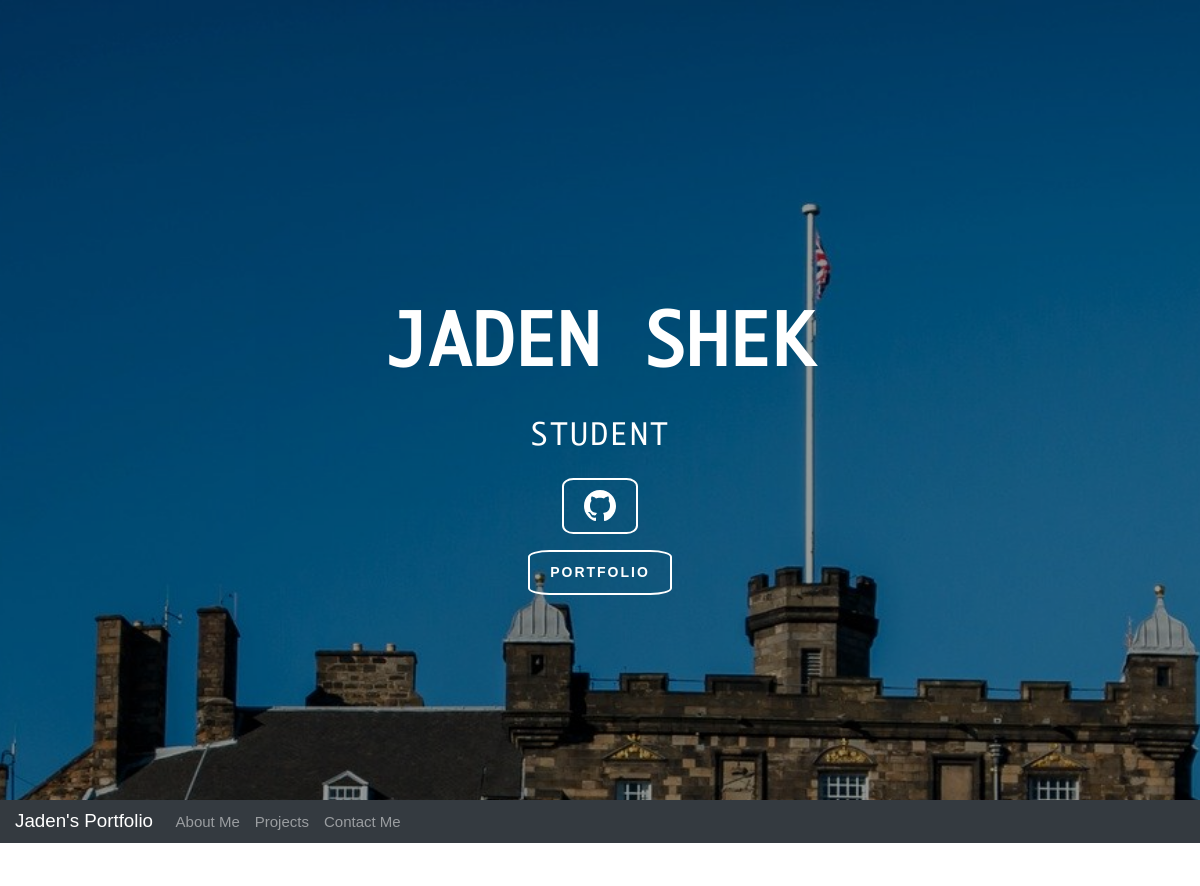
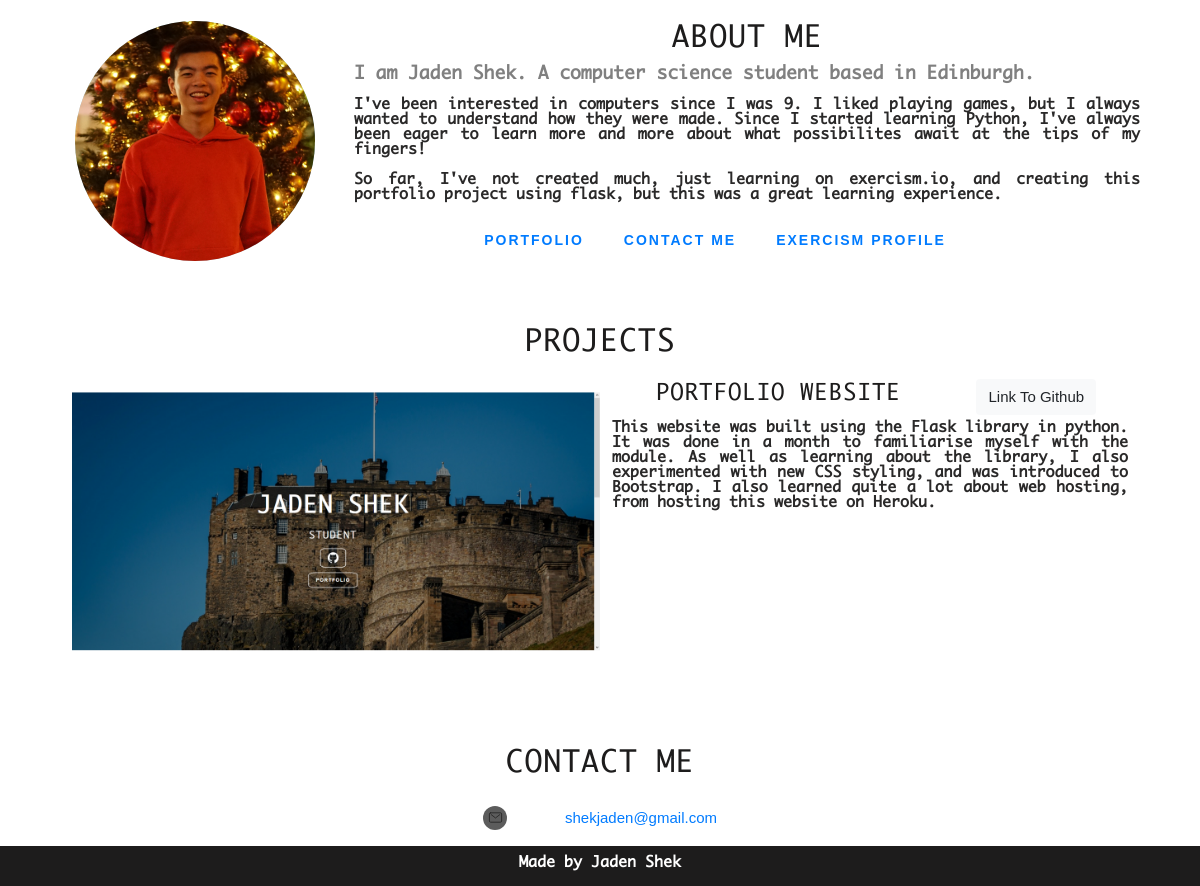
The page /home on the database its author committed (2 pictures, top to bottom).
### portfolio_app/models.py (models this page shows, shortened)
class User(UserMixin,db.Model):
    __tablename__ = 'users'
    id = db.Column(db.Integer, primary_key=True)
    username = db.Column(db.String(64), index=True, unique=True)
    password_hash = db.Column(db.String(128))
    alias = db.Column(db.String(50))
    profile_pic=db.Column(db.String(128),default='default.png')
    roles = db.relationship('Roles', secondary=user_roles, backref = db.backref("user_roles", lazy=True))

class Portfolio(db.Model):
    __tablename__ = 'portfolio'
    id = db.Column(db.Integer, primary_key=True)
    title = db.Column(db.String(64), index=True, unique=True)
    description = db.Column(db.String(2000), index=True)
    github_link = db.Column(db.String(64), index=True, unique=True)
    author = db.Column(db.Integer, db.ForeignKey('users.id'))
    tags = db.relationship('Portfolio_tags', secondary=project_tags, backref = db.backref("project_tags", lazy=True))
    thumbnails = db.relationship("Portfolio_Media", backref="media", lazy='dynamic')

class Portfolio_Media(db.Model):
    id = db.Column(db.Integer, primary_key=True)
    thumbnail = db.Column(db.String(64), index=True, unique=True, nullable=True)
    project_id = db.Column(db.Integer, db.ForeignKey('portfolio.id'))

### portfolio_app/main/routes.py (the view)
@main.route('/')
@main.route('/home')
def index():
    a_path = os.getcwd()+'/portfolio_app'+url_for('static', filename='website_content/1_about_me.txt')
    c_path = os.getcwd()+'/portfolio_app'+url_for('static', filename='website_content/2_contact_me.txt')
    about_me = get_about_me(a_path)
    nav = [['about', 'About Me'],['projects', 'Projects'],['contact', 'Contact Me']]
    slider = ['Student']
    user = User.query.first()
    projects =Portfolio.query.all()
    my_projects = get_projects(projects)
    contacts = retrieve_contacts(c_path)
    return render_template('portfolio.html',title = 'Home', nav = nav, about_me=about_me, slider=slider, user = user,projects=my_projects, contact=contacts)

### portfolio_app/app_functions/about.py (called while the page is built)
    def format_buttons(self):
        self.buttons = [button.split(',') for buttons in self.buttons for button in buttons.split('\n')]

### portfolio_app/app_functions/contact.py (called while the page is built)
    def get_contacts(self):
        file = open(self.path,'r')
        contents = file.read()
        file.close()
        return contents.split('\n')

### portfolio_app/app_functions/info.py (called while the page is built)
def readfile(filepath):
    file = open(filepath)
    contents = file.read()
    file.close()
    return contents.split('\n\n')

def get_about_me(filepath):
    contents = readfile(filepath)
    title,first_line,content,buttons = contents[0], contents[1], contents[2], contents[3:]
    about = About(title,first_line,content,buttons,filepath)
    about.format_buttons()
    return about

def retrieve_contacts(filepath):
    contacts = Contact(filepath)
    return contacts.get_contacts()

def get_projects(projects):
    if isinstance(projects,list):
        thumbnails = [project.thumbnails for project in projects]
        portfolio_thumbnails = [[media for media in thumbnail] for thumbnail in thumbnails]
        project_list = zip(projects,portfolio_thumbnails)
        return [Project(project.id,project.title,project.description,project.github_link,thumbnails,project.author) for project,thumbnails in project_list]
    thumbnails = [media for media in projects.thumbnails]
    return Project(projects.id,projects.title,projects.description,projects.github_link,thumbnails,projects.author)

### portfolio_app/templates/portfolio.html (shortened to what this page needs)
{% extends 'layout.html' %}
{% from "macros.html" import display_projects with context %}
{% block header%}
<section id="heading">
    <div class="slider-overlay"></div>
    <div class="homeslider flexslider">
        <ul class="slides">
            <li class="slide1 bg" style='display: list-item;'></li>
        </ul>
    </div>
    <div class="banner">
        <div class="bannerContent">
            <div class="slide-text">
               <div class="col-md-12 header-main">
                <h2>{{ user.alias }}</h2>
                <div id="slider" class="carousel slide" style="max-width: 100%; margin: 0px auto;" data-ride="carousel">
                    <div class="bx-viewport carousel-inner" style="width: 100%; overflow: hidden; position: relative; height: 53px;">
                        <div class="text-slider" style="width: auto; position: relative;">
                            <div class="carousel-item active" style="float: none; position: absolute; width: 100%;" data-interval="7000">
                                <h3>{{ slider[0] }}</h3>
                            </div>
                        </div>
                    </div>
                    </div>
                </div>
             <div class="header-social intro-btn-main">
                    <a class="btn btn-primary" id='github' href="{{contact[1]}}">
                    </a>
             </div>
             <div class="intro-btn-main">
             <a class="btn btn-primary" href="#projects">Portfolio</a>
             </div>
            </div>
           </div>
        </div>
</section>
{% endblock %}
{% block content %}
    <section class = 'main_content container'>
        <section id='{{about_me.title}}' class='container'>
            <div class="anchor_grid">
                <a id = "{{about_me.id}}" class='nav-skip' href=""></a>
                <div class="content" id='about_me' style='width:100%'>
                    <div class="image">
                        <div id="circle">
                            <img src="{{url_for('static', filename = 'profile_pics/'+user.profile_pic)}}" alt="My Picture!" class='image'>
                        </div>
                    </div>
                    <div class='text'>
                        <h2>{{about_me.title}}</h2>
                        <p class ='introduction'>{{about_me.first_line}}</p>
                        {% for text in about_me.content.split('\n')%}
                            <p class = 'about_me_content'>{{text}}</p>
                        {% endfor %}
                    </div>
                    <div class="shortcuts">
                        <button type = 'button' class="btn btn-primary"><a href="#projects">Portfolio</a></button>
                        <button type = 'button' class="btn btn-primary"><a href="#contact_me">Contact Me</a></button>
                        {% for button in about_me.buttons%}
                            {% if button %}
                            <button type = 'button' class="btn btn-primary"><a href="{{ button[1] }}"> {{button[0]}}</a></button>
                            {% endif %}
                        {% endfor %}
                    </div>
                </div>
            </div>
        </section>
        {{display_projects()}}
        <section id='contact_me' class='container'>
            <div class="anchor_grid">
                <a href="" id="contact" class="nav-skip" height='5vh'></a>
                <div class="content"  style='width:100%'>
                    <h2>Contact Me</h2>
                    <div class="contact_info" id="email">
                        <div style='display:flex;'>
                            <div class="icon">
                                <div id="circle_icon">
                                    <ion-icon id='mail_icon' name="mail-outline"></ion-icon>
                                </div>
                            </div>
                            <div class="icontext"><a href="mailto:shekjaden@gmail.com">{{contact[0]}}</a>
                                </div>
                        </div>
                    </div>
                </div>
            </div>
        </section>
    </section>
{% endblock %}

### portfolio_app/templates/layout.html (shortened to what this page needs)
<!DOCTYPE html>
<html lang="en">
<head>
    <link rel="stylesheet" href="https://stackpath.bootstrapcdn.com/bootstrap/4.5.2/css/bootstrap.min.css">
    <link rel="stylesheet" href="https://maxcdn.bootstrapcdn.com/bootstrap/4.0.0/css/bootstrap.min.css">
    <link rel="stylesheet" href="{{url_for('static', filename = 'css/styles.css')}}">
  </head>
  <body data-spy="scroll" data-target=".navbar-custom" data-offset="0">
    {% block header %} {% endblock %}
    <nav class="navbar sticky-top navbar-custom navbar-expand-lg navbar-dark bg-dark">
      <a class="navbar-brand" href="{{ url_for('main.index') }}">{{ user.alias.split()[0] }}'s Portfolio</a>
      <div class="collapse navbar-collapse" id="navbarNavAltMarkup">
        <div class="navbar-nav">
          {% for id, title in nav %}
          <a class="nav-link" href="#{{id}}">{{title}}</a>
          {% endfor %}
        </div>
      </div>
    </nav>
    {%block content%}{% endblock %}
  </body>
  <footer>
    <div class="container">
          <p>Made by Jaden Shek</p>
    </div>
  </footer>
  </html>

### portfolio_app/templates/macros.html (shortened to what this page needs)
{% macro display_project(project) %}
<div class="work row">
    <div class="image">
        {% if project.thumbnails %}
            {% if (project.thumbnails)|count > 1 %}
            <div class="carousel slide" data-ride="carousel">
                <div class="carousel-inner">
                <div class="carousel-item active image_item" data-interval='5000'>
                    <img src="{{ url_for('static', filename='thumbnails/'+project.thumbnails[0].thumbnail) }}" alt="Work image">
                </div>
                </div>
            </div>
            {% else %}
            <img src="{{ url_for('static', filename='thumbnails/'+project.thumbnails[0].thumbnail) }}" alt="Work image" width='100%' height='auto'>
            {% endif %}
        {% else %}
        <img src="{{ url_for('static', filename='thumbnails/default.jpg') }}" alt="Work image" width='100%' height='auto'>
        {% endif %}
    </div>
    <div class="work_content">
        <div class='work_heading'>
            <a class='btn btn-heading' href="{{url_for('users.project',project_id=project.id)}}"><h4>{{project.title}}</h4></a>
            <a class='btn btn-light' href="{{project.github_link}}">Link To Github</a>
        </div>
        <p>{{project.description}}</p>
    </div>
</div>
{% endmacro %}
{% macro display_projects() %}
<section id='my_projects' class = 'container'>
    <div class = 'anchor_grid'>
        <a id = "projects" class='nav-skip' href = '' height='5vh'></a>
        <div class="content" style='width:100%'>
            <h2>Projects</h2>
            {% for project in projects %}
                {{display_project(project)}}
            {% endfor %}
        </div>
    </div>
</section>
{% endmacro %}

### rows shown on the page
User: alias "JADEN SHEK", alias "Jaden", profile_pic (picture)
Portfolio: thumbnail (picture), title "PORTFOLIO WEBSITE", description "This website was built using the Flask library in python. It was done in a month to familiarise myself with the module. As well as learning about the library, I also experimented with new CSS styling, and was introduced to Bootstrap. I also learned quite a lot about web hosting, from hosting this website on Heroku."

### other values the page prints
{{ slider[0] }} "STUDENT"
{{ title }} "About Me" "Projects" "Contact Me"
{{ about_me.title }} "ABOUT ME"
{{ about_me.first_line }} "I am Jaden Shek. A computer science student based in Edinburgh."
{{ text }} "So far, I've not created much, just learning on exercism.io, and creating this portfolio project using flask, but this was a great learning experience."
{{ button[0] }} "EXERCISM PROFILE"
{{ contact[0] }} "shekjaden@gmail.com"
